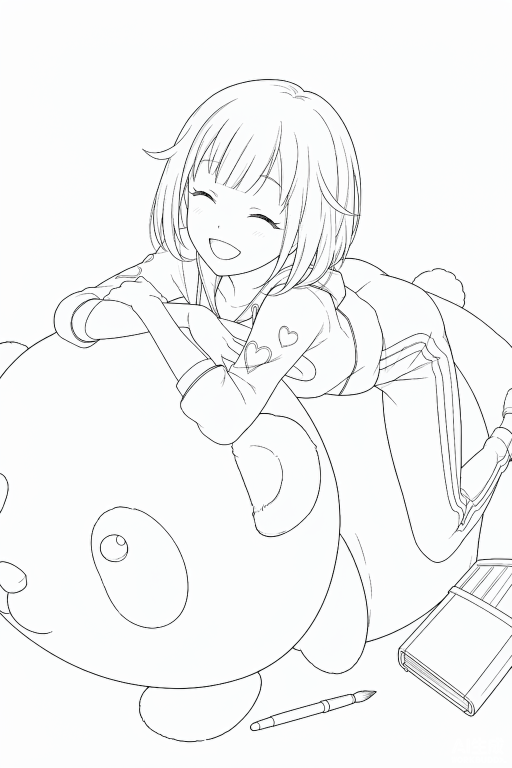
#> input picture work/lineart_src/emu.png, 1024 x 1536 px (shown at 1/2 size)
$ python -i lineart.py   (imports and definitions only)
#> lines starting #> are read from the running program, lines starting #| are printed output that depends on the picture
#> further down, picture is the input picture: PIL image 1024x1536 RGB; mean R, G, B 246, 246.8, 246.9
"""Turn a transparent character render into a clean line drawing.

Only the figure survives: the source alpha is the matte, so no background edges can leak
in. The image is first cropped to the figure and scaled to a fixed working size, which
makes the stroke weight identical across every character regardless of the original
resolution — that is what keeps the line language consistent through the cut.
"""
import os, json, hashlib
import numpy as np
from PIL import Image
from scipy.ndimage import gaussian_filter, sobel, maximum_filter, label, binary_opening, binary_dilation

ROOT = os.path.dirname(os.path.dirname(os.path.dirname(os.path.abspath(__file__)))).replace('\\', '/')
CACHE = f'{ROOT}/work/lineart'

WORK = 1100          # longest side of the working image, so 1 px of stroke stays 1 px


def _key(path, params):
    h = hashlib.md5((path + json.dumps(params, sort_keys=True)).encode('utf-8')).hexdigest()[:16]
    return os.path.join(CACHE, os.path.basename(path).split('.')[0][:22] + '_' + h + '.png')


def crop_to_alpha(im, pad=6):
#> called with pad = 6
    a = np.asarray(im.convert('RGBA'))[..., 3]
#> a: shape (1536, 1024); every value is 255
    ys, xs = np.where(a > 8)
    if len(ys) == 0:
        return im.convert('RGBA')
    y0, y1 = max(0, ys.min() - pad), min(im.height, ys.max() + pad)
#> y0 = 0; y1 = 1536
    x0, x1 = max(0, xs.min() - pad), min(im.width, xs.max() + pad)
#> x0 = 0; x1 = 1024
    return im.convert('RGBA').crop((x0, y0, x1, y1))


# [14 lines left out: function _salient, not called in this run]


def line_art(im, ink=(.098, .080, .062), lo=.085, hi=.300, gain=2.2, thick=2, soft=.50,
             work=WORK, ink_alpha=.94, keep_alpha=True, do_crop=True, min_frac=.0, focus=.0):
    im = im.convert('RGBA')
    if do_crop:
        im = crop_to_alpha(im)
    # normalise the working resolution -> uniform stroke weight on screen
    sc = work / max(im.size)
    if abs(sc - 1.) > .01:
        im = im.resize((max(1, int(im.width * sc)), max(1, int(im.height * sc))), Image.LANCZOS)
#> im: PIL image 733x1100 RGBA
    a0 = np.asarray(im, np.float32) / 255.
    g = a0[..., 0] * .299 + a0[..., 1] * .587 + a0[..., 2] * .114
    s = gaussian_filter(g, 1.9)                        # drop fabric folds and fine texture
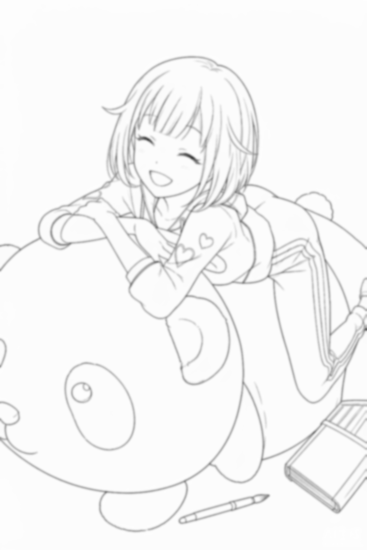
#> s: shape (1100, 733) float32 (shown at 1/2 size); min 0.252, max 0.997, mean 0.966
    mag = np.hypot(sobel(s, 0), sobel(s, 1))
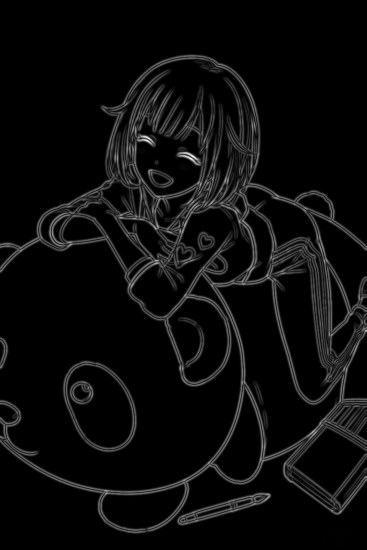
#> mag: shape (1100, 733) float32 (shown at 1/2 size); min 0, max 1.33, mean 0.0629; drawn with min black and max white
    m = mag / max(mag.max(), 1e-6)
    e = np.clip((m - lo) / max(hi - lo, 1e-6), 0., 1.) ** (1. / gain)
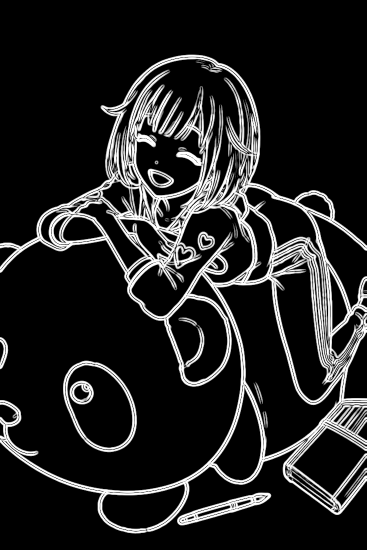
#> e: shape (1100, 733) float32 (shown at 1/2 size); min 0, max 1, mean 0.136
    e = maximum_filter(e, thick) * .85 + e * .15
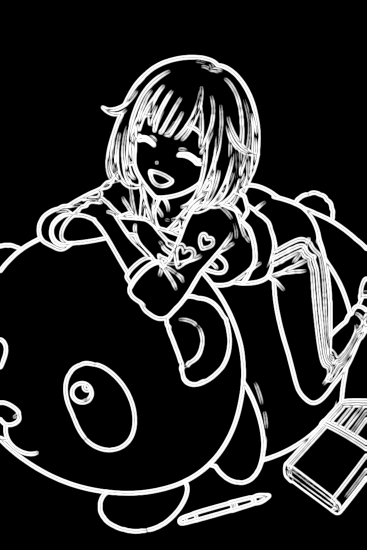
#> e: shape (1100, 733) float32 (shown at 1/2 size); min 0, max 1, mean 0.169
    if min_frac > 0.:                                  # drop everything not part of a figure
        e = _salient(e, min_frac)
    if focus > 0.:                                     # fade the frame edges, keep the centre
        hh, ww = e.shape
        yy = np.linspace(-1, 1, hh)[:, None]; xx = np.linspace(-1, 1, ww)[None, :]
        r = np.sqrt((xx * 1.02) ** 2 + (yy * .92) ** 2)
        e = e * np.clip((1.06 - r) / .30, 0., 1.) ** focus
    e = gaussian_filter(e, soft)                       # soft drawn edge, not a hard cut
    if keep_alpha:
        e = e * np.clip(a0[..., 3] * 1.15, 0., 1.)     # the sprite alpha is the matte
    rgb = np.empty(e.shape + (3,), np.float32)
    rgb[...] = ink
    out = np.dstack([rgb, e * ink_alpha])
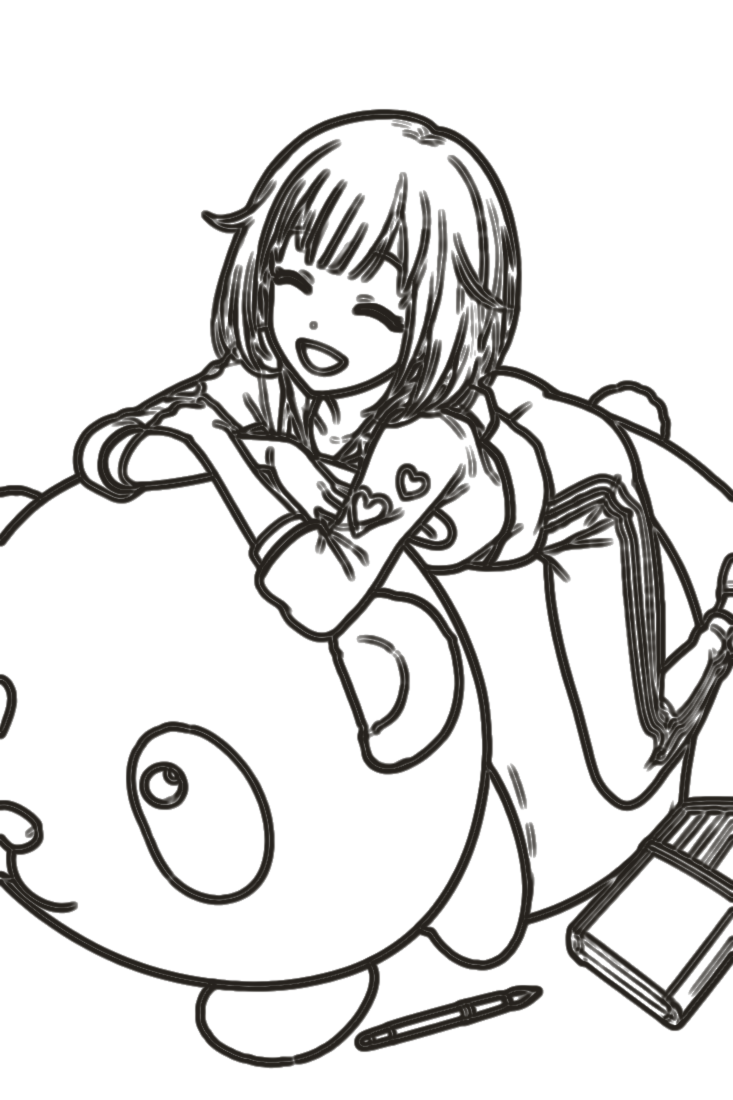
#> out: shape (1100, 733, 4) float32; mean of channels 0, 1, 2, 3 0.0984, 0.0791, 0.0623, 0.158; transparent parts drawn white
    return Image.fromarray((out * 255).astype(np.uint8), 'RGBA')


# [37 lines left out: functions load, from_image, from_ink, not called in this run]

>>> from PIL import Image
>>> picture = Image.open('../../work/lineart_src/emu.png')
>>> result = line_art(picture)
